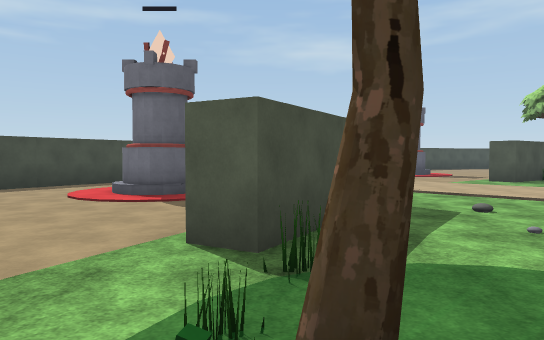
view 1 (above)

22 first-person views from a walk through a Unity game level. The camera is 1.5 m above the floor, tilts 2° down and sees 70° across. The floor is counted in squares, 2 m on a side. Each view is taken from the middle of a square. On the plan, view 1 faces up. The plan holds only what a view shows up to about 12 squares ahead; the rest is blank. The place goes on beyond the plan. The player character is not drawn. Some animated figures are not drawn. Some surface patterns are stand-ins.

view 2
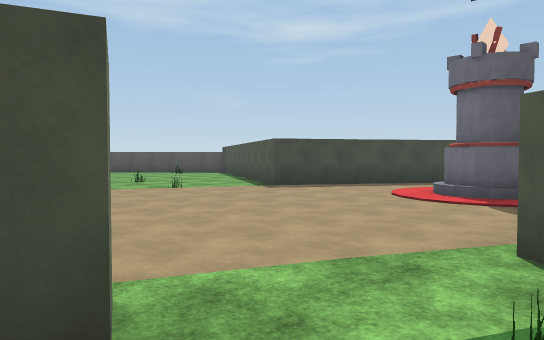

view 3
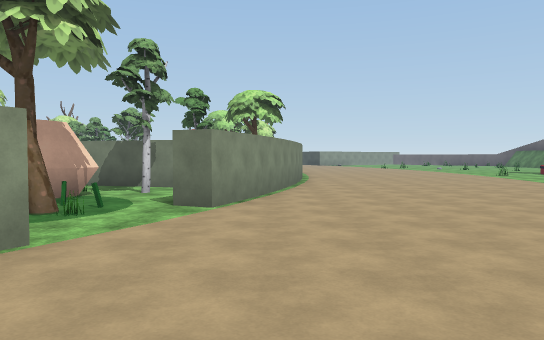

view 4
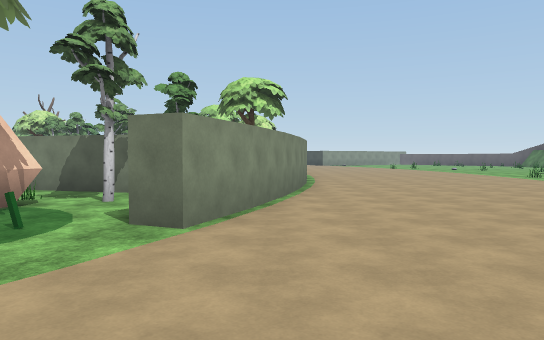

view 5
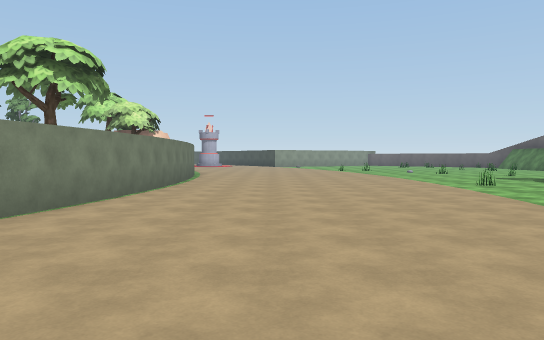

view 6
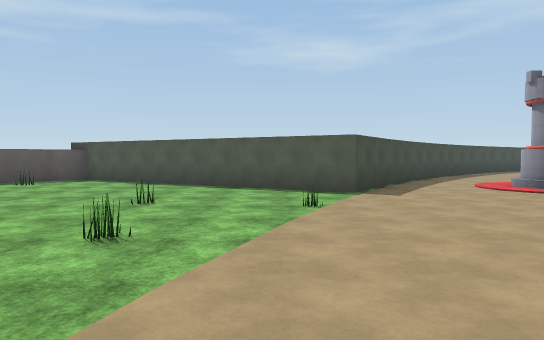

view 7
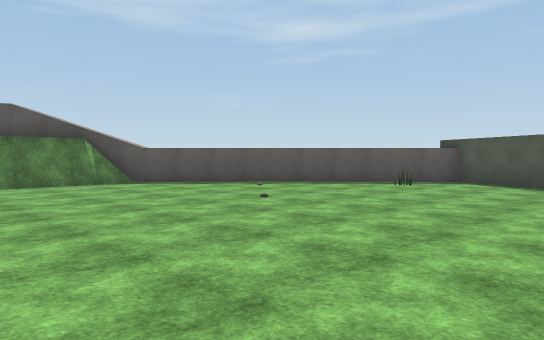

view 8
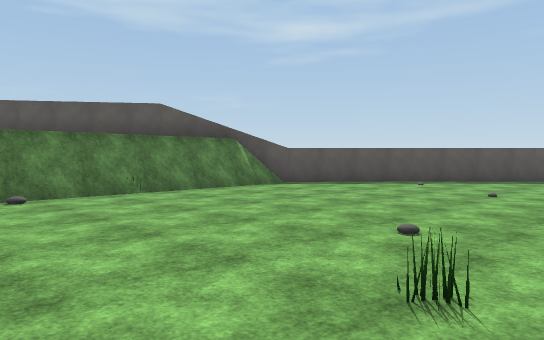

view 9
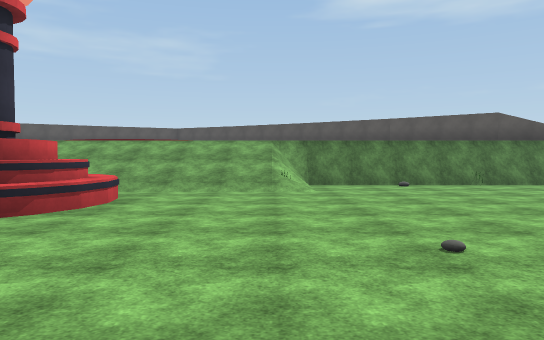

view 10
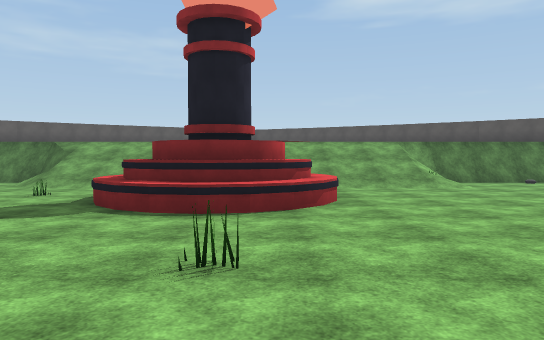

view 11
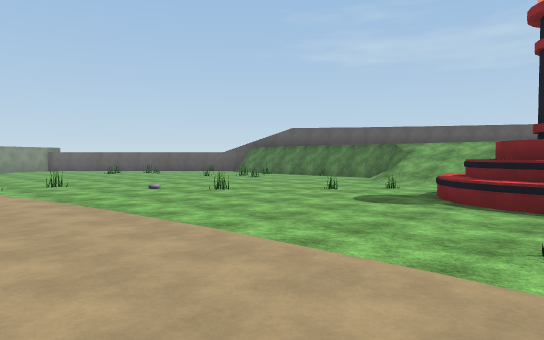

view 12
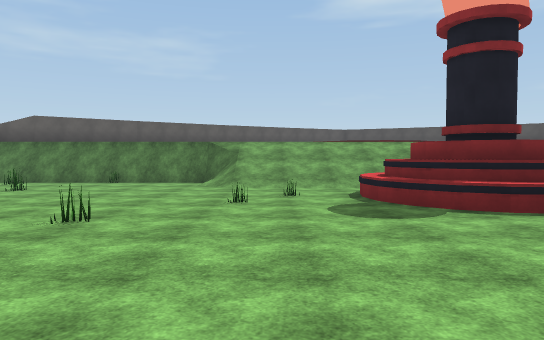

view 13
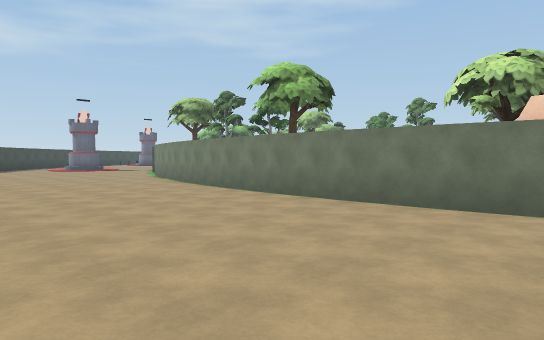

view 14
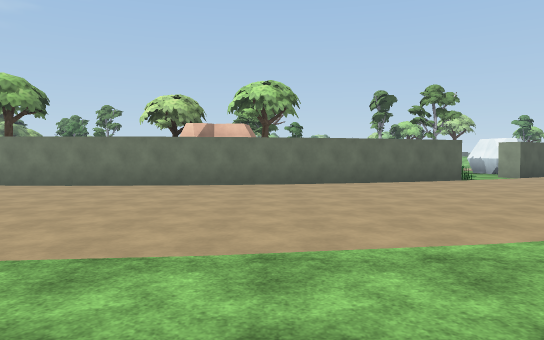

view 15
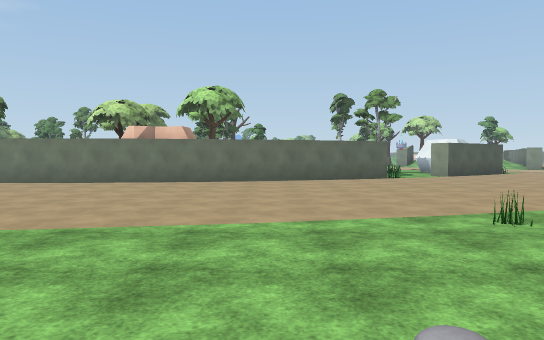

view 16
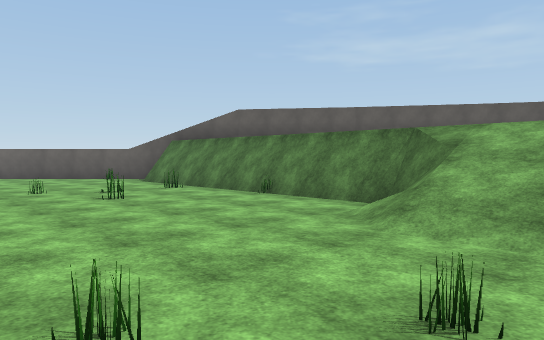

view 17
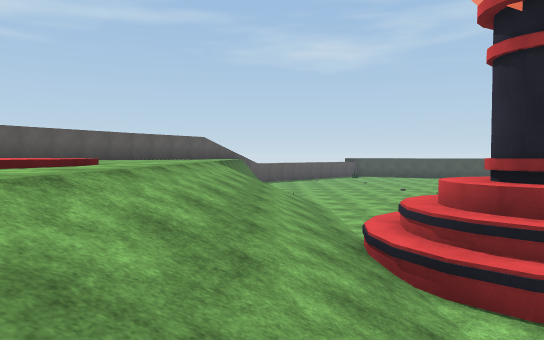

view 18
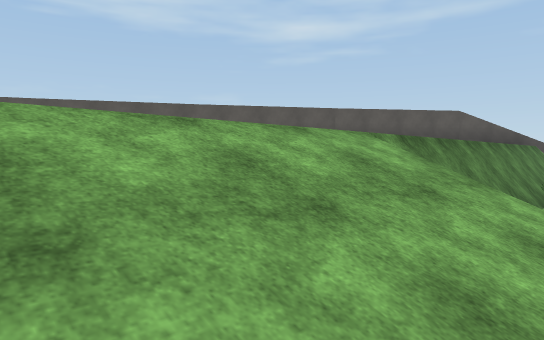

view 19
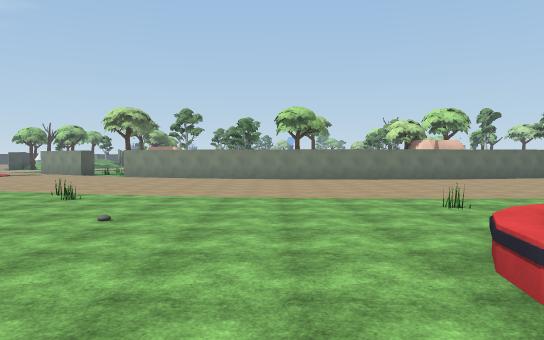

view 20
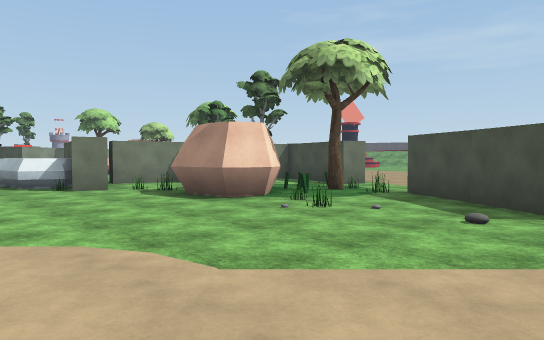

view 21
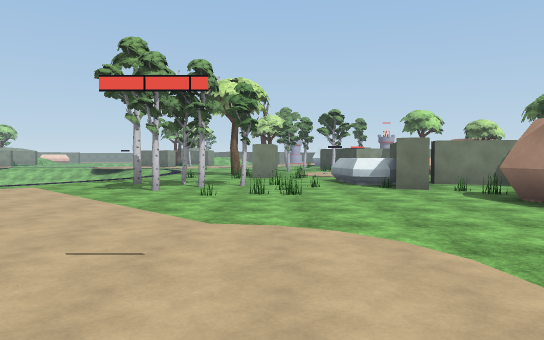

view 22
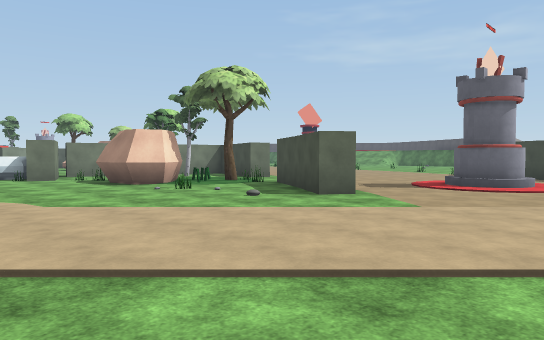

### Floor plan
Key: @ floor where view 1 was taken; # wall or solid block; . main floor; : floor 2.5 m higher than the main floor; / step, stairs or slope; = window, fence, low wall or low ledge; ^ raised ledge; O other object.
Columns run from 29 left of view 1 to 10 right of it. Each row starts with its distance up from view 1.
 11            ###.###     ##..      .....
 10           ##.....###   #...  ........
  9          ##........#####../O..........
  8         ##...........##...OO..........
  7         #.................//..........
  6        ##.....................#......
  5        #.....................##.........
  4      ^^#.....................#..........
  3      # =.....................#..........
  2     #  =................................
  1    ##  =.....................O###.......
  0    #   =...................#.@###.......
 -1   #    =...................#..###.......
 -2  ##    =..................##.O..........
 -3  #     =..................###....##....O
 -4 #      =//................# ######O...OO
 -5 #      ///................# O   # OO....
 -6        ///...............##
 -7      ::///...............#
 -8     ^//////^^............#
 -9      /////^^^^...........#
-10      ^:///^##^...........#
-11      /////^^^^...........#
-12       /////^^............#
-13       :///...............#
-14        ///...............##
-15 #      ///................#
-16 #      =/.................#
-17  #     =..................#
-18  ##    =..................#
-19   #    =..................##
-20        =..... .............#

Positions as (right, up) in squares from view 1, and headings:
1: (0, 0), facing up
2: (0, 0), facing up-left
3: (-3, 7), facing down
4: (-3, 5), facing down
5: (-7, 1), facing down
6: (-9, -1), facing up
7: (-11, 0), facing up-left
8: (-14, -3), facing up-left
9: (-11, -5), facing left
10: (-10, -9), facing left
11: (-9, -9), facing down-left
12: (-10, -14), facing left
13: (-10, -14), facing up-right
14: (-14, -15), facing right
15: (-15, -17), facing right
16: (-16, -13), facing down-left
17: (-21, -15), facing up
18: (-20, -9), facing up-left
19: (-20, -6), facing right
20: (8, 7), facing down-left
21: (8, 7), facing down
22: (8, 11), facing down-left
